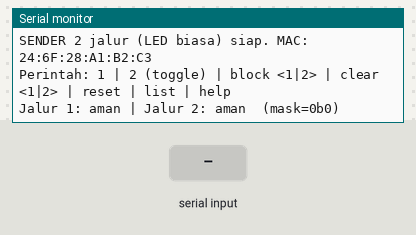
Simulated run of this sketch. Board: ESP32. On the bench: the last lines printed to the serial monitor. The test bench sets the inputs (shaded band).

Above: at 1.2 s.
1.3 s: "1\n" received over Serial
At 2.1 s:
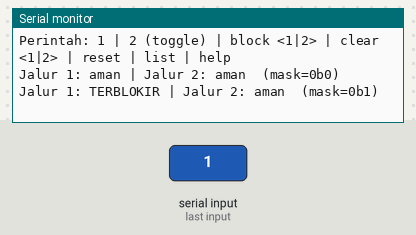
2.8 s: "2\n" received over Serial
At 3.3 s:
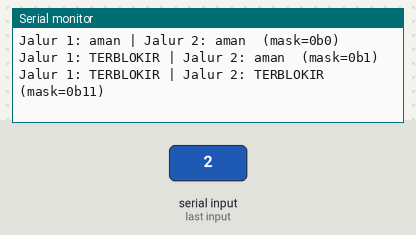
4.3 s: "block\n" received over Serial
At 5.5 s:
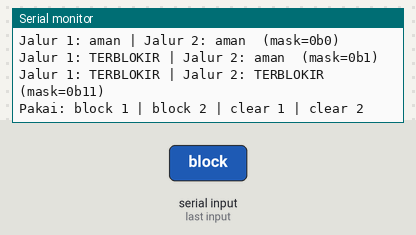
5.8 s: "1\n" received over Serial
At 6.7 s:
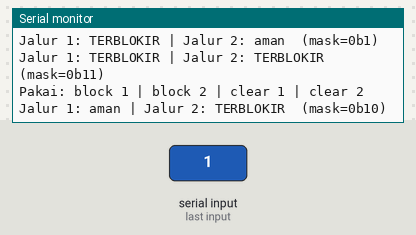

Measured:
- after the input at 1.3 s, the serial monitor: prints a new line at once (image 1)
- after the input at 2.8 s, the serial monitor: prints a new line at once (image 2)
- after the input at 4.3 s, the serial monitor: prints a new line at once (image 3)
- after the input at 5.8 s, the serial monitor: prints a new line at once (image 4)

The sketch:

sender.ino
```cpp
// WEEK 7 - 2 JALUR LED BIASA - SENDER (ESP32 #1)
// Logic sama dengan Week6/tes_2jalur_sender. Tanpa input = kedua jalur aman (LED receiver nyala).
// Jalur terblokir api (mask bit = 1) -> receiver mematikan LED jalur tsb.
//
// Sumber input (digabung dengan OR):
//   1) Simulasi lewat Serial Monitor (default, tidak butuh sensor):
//        1 / 2        -> toggle jalur 1 / 2 (simulasi ada api di jalur itu)
//        block 1      -> blokir jalur 1        (juga: b 1)
//        clear 1      -> buka jalur 1 lagi     (juga: c 1)
//        reset        -> kedua jalur aman      (juga: 0)
//        list         -> status sekarang
//        help
//   2) Sensor api asli (opsional): set USE_FLAME_SENSOR 1. Output sensor = 1 -> jalur terblokir.
//      (Modul flame sensor umumnya aktif LOW; ubah FLAME_ACTIVE_LEVEL ke LOW bila modulmu begitu.)
#include <WiFi.h>
#include <esp_now.h>
#include <esp_wifi.h>

#define ESPNOW_CHANNEL    1
#define SEND_INTERVAL_MS  200   // heartbeat; receiver menganggap link putus jika 2 detik tanpa paket

#define USE_FLAME_SENSOR  0     // 0 = simulasi Serial saja, 1 = baca sensor api di pin bawah
#define FLAME_PIN_1       32    // DO sensor api jalur 1
#define FLAME_PIN_2       33    // DO sensor api jalur 2
#define FLAME_ACTIVE_LEVEL HIGH // level output sensor saat mendeteksi api ("1" = HIGH)

uint8_t broadcastMac[6] = {0xFF, 0xFF, 0xFF, 0xFF, 0xFF, 0xFF};  // broadcast: tidak perlu MAC receiver

typedef struct __attribute__((packed)) {
  uint8_t blockedMask;  // bit0 = jalur 1 terblokir, bit1 = jalur 2 terblokir
} PathPacket;

uint8_t simMask = 0;       // dari Serial
uint8_t sensorMask = 0;    // dari sensor api
uint8_t lastSentMask = 0;
unsigned long lastSendMs = 0;

uint8_t effectiveMask() { return (simMask | sensorMask) & 0x03; }

void readSensors() {
#if USE_FLAME_SENSOR
  sensorMask = 0;
  if (digitalRead(FLAME_PIN_1) == FLAME_ACTIVE_LEVEL) sensorMask |= 1;
  if (digitalRead(FLAME_PIN_2) == FLAME_ACTIVE_LEVEL) sensorMask |= 2;
#endif
}

void sendMask() {
  lastSentMask = effectiveMask();
  PathPacket pkt = { lastSentMask };
  esp_err_t res = esp_now_send(broadcastMac, (uint8_t *)&pkt, sizeof(pkt));
  if (res != ESP_OK) Serial.println("SEND ERROR");
}

void printState() {
  uint8_t m = effectiveMask();
  Serial.print("Jalur 1: ");
  Serial.print((m & 1) ? "TERBLOKIR" : "aman");
  Serial.print(" | Jalur 2: ");
  Serial.print((m & 2) ? "TERBLOKIR" : "aman");
  Serial.print("  (mask=0b");
  Serial.print(m, BIN);
  Serial.println(")");
}

void printHelp() {
  Serial.println("Perintah: 1 | 2 (toggle) | block <1|2> | clear <1|2> | reset | list | help");
}

void handleCommand(String line) {
  line.trim();
  line.toLowerCase();
  if (line.length() == 0) return;

  int sp = line.indexOf(' ');
  String cmd = sp < 0 ? line : line.substring(0, sp);
  String arg = sp < 0 ? "" : line.substring(sp + 1);
  arg.trim();

  if (line == "1" || line == "2") {
    simMask ^= (line == "1") ? 1 : 2;
  } else if (cmd == "reset" || line == "0") {
    simMask = 0;
  } else if (cmd == "block" || cmd == "b" || cmd == "clear" || cmd == "c") {
    if (arg != "1" && arg != "2") {
      Serial.println("Pakai: block 1 | block 2 | clear 1 | clear 2");
      return;
    }
    uint8_t bit = (arg == "1") ? 1 : 2;
    if (cmd == "block" || cmd == "b") simMask |= bit;
    else                              simMask &= ~bit;
  } else if (cmd == "list" || cmd == "l") {
    printState();
    return;
  } else if (cmd == "help" || cmd == "?") {
    printHelp();
    return;
  } else {
    Serial.println("Perintah tidak dikenal. Ketik 'help'.");
    return;
  }

  printState();
  sendMask();
}

void setup() {
  Serial.begin(115200);

#if USE_FLAME_SENSOR
  pinMode(FLAME_PIN_1, INPUT);
  pinMode(FLAME_PIN_2, INPUT);
#endif

  WiFi.mode(WIFI_STA);
  esp_wifi_set_channel(ESPNOW_CHANNEL, WIFI_SECOND_CHAN_NONE);

  if (esp_now_init() != ESP_OK) {
    Serial.println("ESP-NOW init gagal");
    return;
  }

  esp_now_peer_info_t peer = {};
  memcpy(peer.peer_addr, broadcastMac, 6);
  peer.channel = ESPNOW_CHANNEL;
  peer.encrypt = false;
  if (esp_now_add_peer(&peer) != ESP_OK) {
    Serial.println("Gagal add peer");
  }

  Serial.print("SENDER 2 jalur (LED biasa) siap. MAC: ");
  Serial.println(WiFi.macAddress());
  printHelp();
  printState();
}

void loop() {
  if (Serial.available()) handleCommand(Serial.readStringUntil('\n'));

  readSensors();
  if (effectiveMask() != lastSentMask) {   // perubahan dari sensor: kirim & lapor segera
    printState();
    sendMask();
  }

  if (millis() - lastSendMs >= SEND_INTERVAL_MS) {
    lastSendMs = millis();
    sendMask();
  }
}
```
